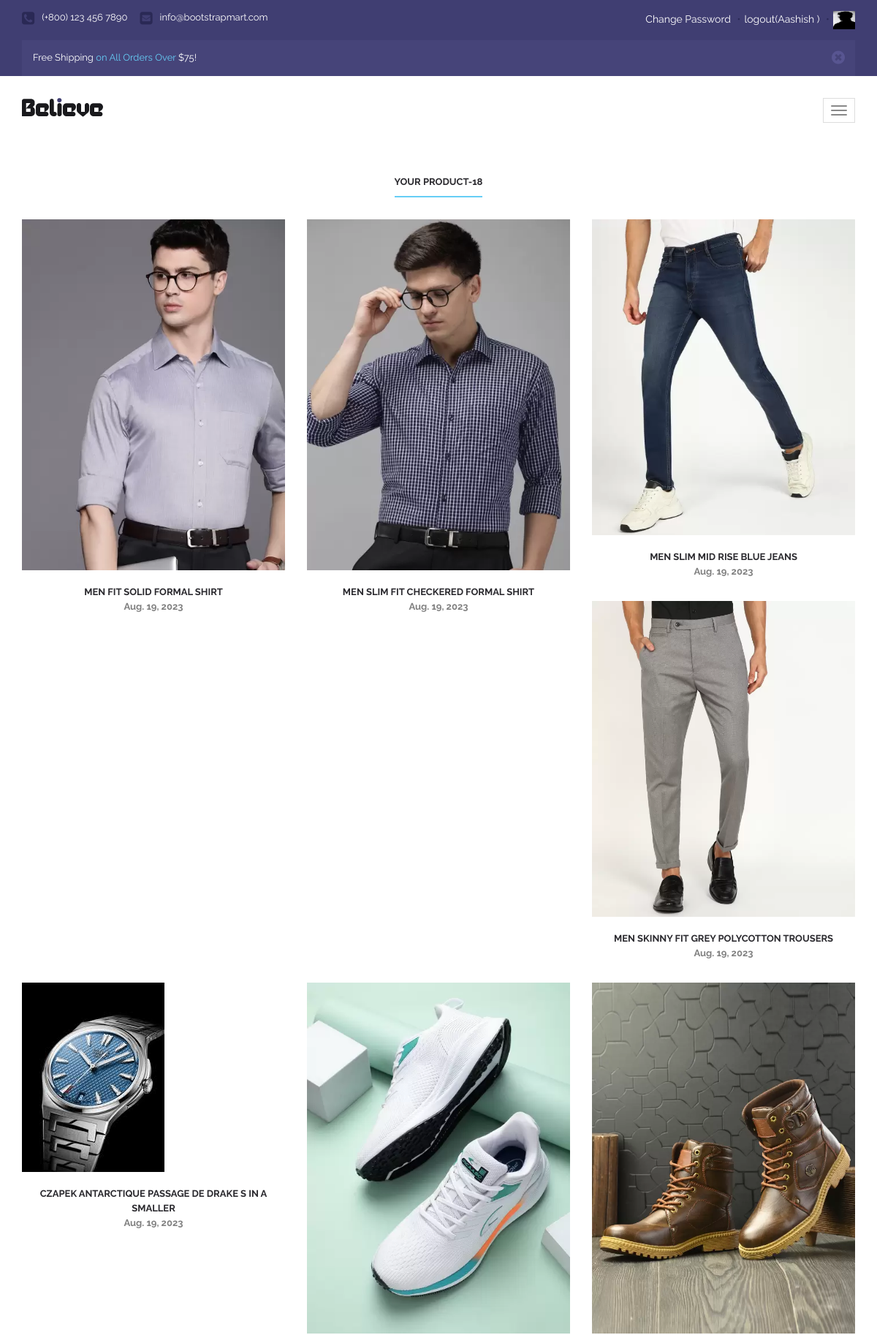
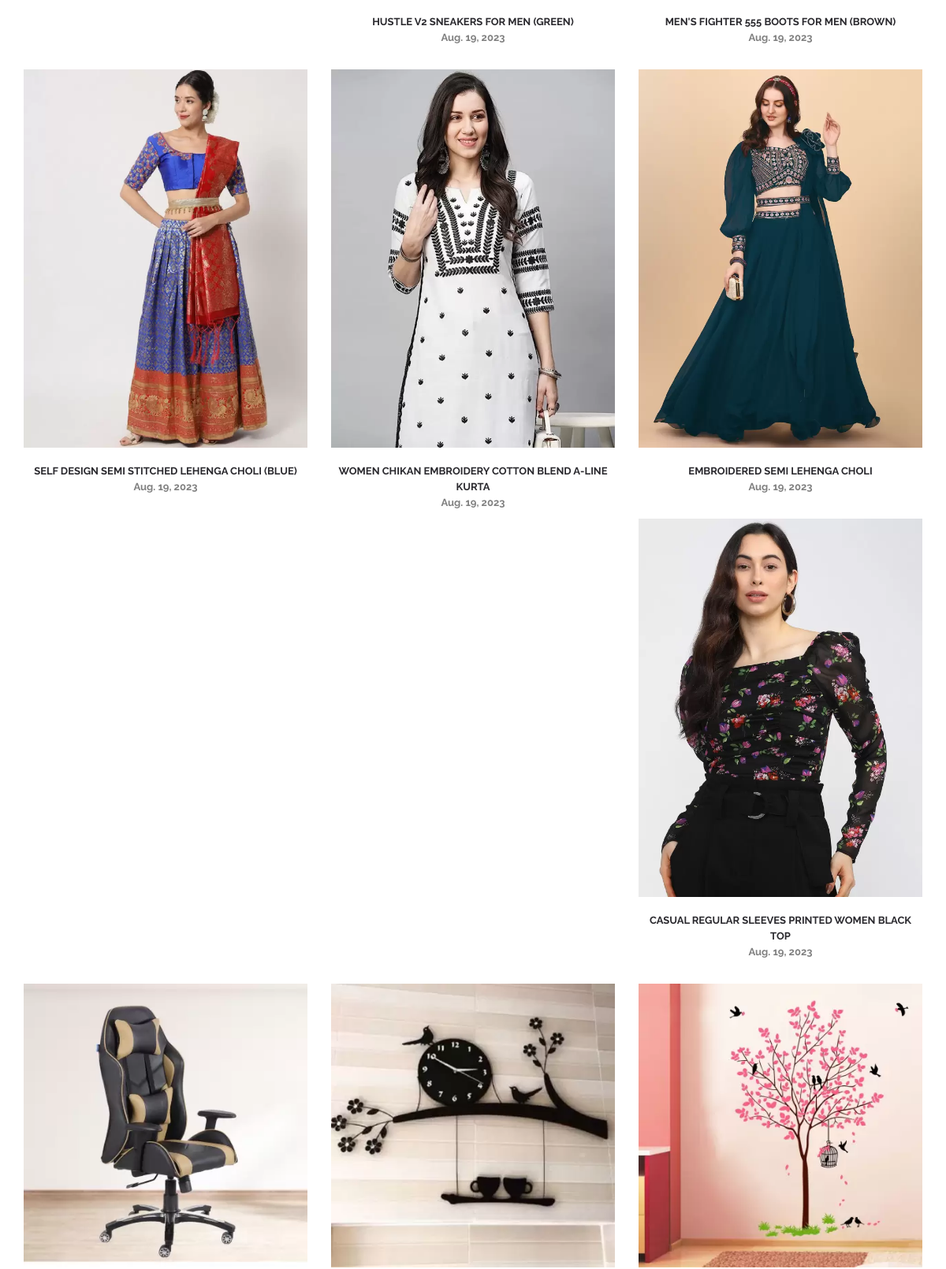
/view-product/ (signed in, upper part), run on the app's committed database (2 pictures, top to bottom).
### a1/models.py (models this page shows, shortened)
class User(models.Model):
    fname=models.CharField( max_length=50)
    lname=models.CharField( max_length=50)
    password=models.CharField( max_length=50)
    email=models.EmailField()
    profile_pic=models.ImageField(upload_to='profile_pic/',default="usericon.jpg")
    user_type=models.CharField(max_length=50, default="buyer")

class Product(models.Model):
    seller=models.ForeignKey(User, on_delete=models.CASCADE)
    choice=(
        ("Electronics","Electronics"),
        ("Men","Men"),
        ("Women","Women"),
        ("Baby & Kids","Baby & Kids"),
        ("Home & Kitchens","Home & Kitchens"),
        ("Books","Books"),
        ("Other","Other"),
    )
    product_category=models.CharField(max_length=50, choices=choice, default="Others")
    product_name=models.CharField(max_length=50)
    product_price=models.PositiveIntegerField()
    product_desc=models.CharField(max_length=300,default="")
    product_date=models.DateField(auto_now_add=True)
    product_image=models.ImageField(upload_to="product_image")

### a1/views.py (the view)
# urls.py: path('view-product/',views.view_product,name='view-product'),
def view_product(request):
    seller=User.objects.get(email=request.session['email'])
    products=Product.objects.filter(seller=seller)      #filter work like where clouse
    return render(request,'view-product.html',{'products':products})

### a1/templates/view-product.html (shortened to what this page needs)
{% extends 'seller-header.html' %}
{% load static %}
{% block content %}
<!DOCTYPE html>
<html lang="en">
  <head>
  </head>
  <body>
            <div class="rec-blog">
                <div class="container">
                    <div class="rec-blog-inner">
                        <div class="blog-title">
                            <span>Your Product-{{products.count}}</span>
                        </div>
                        <div class="row">
                          {%for i in products%}
                            <div class="col-md-4 blog-ct">
                                <a href="{%url 'product-detail' pk=i.pk %}"><img src="{{i.product_image.url}}"  alt="{{i.product_name}}" class="img-responsive"></a>
                                <div class="blog-ct-title">
                                    <a href="{%url 'product-detail' pk=i.pk %}">{{i.product_name}}</a>
                                    <span>{{i.product_date}}</span>
                                </div>
                              </div>
                          {% endfor %}
                        </div>
                    </div>
                  </div>
            </div>
  </body>
</html>
{% endblock %}

### a1/templates/seller-header.html (shortened to what this page needs)
{%load static%}
<!DOCTYPE html>
<html>
    <head>
        <link href="{%static 'font-awesome/cs/font-awesome.css'%}" rel='stylesheet' type='text/css'>
        <link href="{% static 'css/bootstrap.min.css'%}" rel="stylesheet">
        <link href="{%static 'style.css'%}" rel="stylesheet">
        <link href="{%static 'responsive.css'%}" rel="stylesheet">
        <link href="{%static 'css/owl.carousel.css'%}" rel="stylesheet">
        <link href="{%static 'css/owl.theme.css'%}" rel="stylesheet">
        <link href="{%static 'css/owl.transitions.css'%}" rel="stylesheet">
        <link href="{%static 'css/prettyPhoto.css'%}" rel="stylesheet">
    </head>
    <body>
        <div id="header">
            <div class="top">
                <div class="container">
                    <ul class="top-support">
                        <li><i class="fa fa-phone-square"></i><span>(+800) 123 456 7890</span></li>
                        <li><a href=""><i class="fa fa-envelope-square"></i><span>info@bootstrapmart.com</span></a></li>
                    </ul>
                    {%if request.session.email%}
                    <div class="top-control">
                        <a href="{%url 'change-password'%}">Change Password</a>
                        <span>•</span><a href="{%url 'logout'%}">logout({{request.session.fname}})</a>
                        <span>•</span><a href="{%url 'update-profile'%}"><img src="{{request.session.profile_pic}}" height="25px" width="30px"></a>
                    </div>
                    {%else%}
                    <div class="top-control">
                    <a href="{%url 'register'%}">Register</a>
                        <span>•</span><a href="{%url 'login'%}">Login</a>
                    </div>
                    {%endif%}
                    <div class="clearfix"></div>
                    <div class="top-offers show-mobile">
                        <div class="alert alert-warning alert-dismissible fade in offers" role="alert">
                            <button type="button" class="close" data-dismiss="alert" aria-label="Close"><span aria-hidden="true"><i class="fa fa-times-circle"></i></span></button>
                            Free Shipping <a href="">on All Orders Over</a> $75!
                        </div>
                    </div>
                </div>
            </div>
            <div id="believe-nav">
                <div class="container">
                    <div class="min-marg">
                        <nav class="navbar navbar-default">
                                <div class="navbar-header">
                                    <button type="button" class="navbar-toggle collapsed" data-toggle="collapse" data-target="#bs-example-navbar-collapse-1">
                                        <span class="icon-bar"></span>
                                        <span class="icon-bar"></span>
                                        <span class="icon-bar"></span>
                                    </button>
                                    <a class="navbar-brand" href="{%url 'seller-index'%}"><img src="{%static 'images/logo.png'%}" alt=""></a>
                                </div>
                        </nav>
                    </div>
                </div>
            </div>
        </div>
        {% block content %}
        {% endblock  %}
    </body>
</html>

### a1/static/responsive.css (style rules this page uses)
.top-offers.show-mobile, #open-srch-form-mod { display:none; }
@media (max-width:1200px) { .top-offers { display:none; } }
@media (max-width:1200px) { .top-offers.show-mobile { display:block; float:none; width:100%; max-width:none; } }
@media (max-width:1200px) { .offers { width:100%; max-width:none; } }
@media (max-width:1200px) { .navbar-header { float: none; } }
@media (max-width:1200px) { .navbar-toggle { display: block; margin:0 15px; border-radius:0; } }

### data on the page
User: session.fname "Aashish"
Product: product_image (picture), product_name "MEN FIT SOLID FORMAL SHIRT", product_date "Aug. 19, 2023"
Product: product_image (picture), product_name "MEN SLIM FIT CHECKERED FORMAL SHIRT", product_date "Aug. 19, 2023"
Product: product_image (picture), product_name "MEN SLIM MID RISE BLUE JEANS", product_date "Aug. 19, 2023"
Product: product_image (picture), product_name "MEN SKINNY FIT GREY POLYCOTTON TROUSERS", product_date "Aug. 19, 2023"
Product: product_image (picture), product_name "CZAPEK ANTARCTIQUE PASSAGE DE DRAKE S IN A SMALLER", product_date "Aug. 19, 2023"
Product: product_image (picture), product_name "HUSTLE V2 SNEAKERS FOR MEN (GREEN)", product_date "Aug. 19, 2023"
Product: product_image (picture), product_name "MEN'S FIGHTER 555 BOOTS FOR MEN (BROWN)", product_date "Aug. 19, 2023"
Product: product_image (picture), product_name "SELF DESIGN SEMI STITCHED LEHENGA CHOLI (BLUE)", product_date "Aug. 19, 2023"
Product: product_image (picture), product_name "WOMEN CHIKAN EMBROIDERY COTTON BLEND A-LINE KURTA", product_date "Aug. 19, 2023"
Product: product_image (picture), product_name "EMBROIDERED SEMI LEHENGA CHOLI", product_date "Aug. 19, 2023"
Product: product_image (picture), product_name "CASUAL REGULAR SLEEVES PRINTED WOMEN BLACK TOP", product_date "Aug. 19, 2023"
Product: product_image (picture)
Product: product_image (picture)
Product: product_image (picture)

### other printed values
{{ products.count }} "18"
